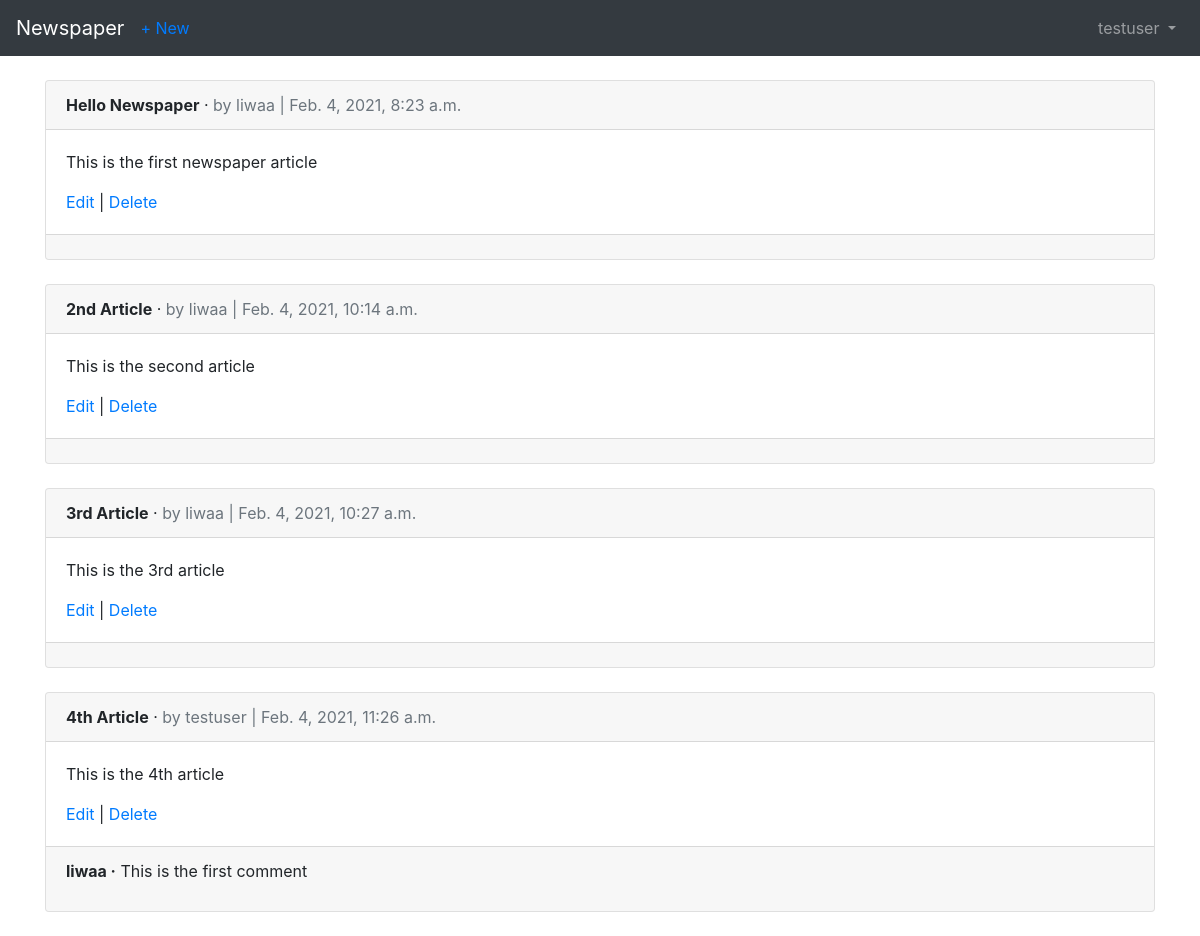
Screenshot of /articles/ (signed in) with the database file from the repository.
### users/models.py (models this page shows)
class CustomUser(AbstractUser):
    age = models.PositiveIntegerField(null=True, blank=True)

### articles/models.py (models this page shows, shortened)
class Article(models.Model):
    title = models.CharField(max_length=255)
    body = models.TextField()
    date = models.DateTimeField(auto_now_add=True)
    author = models.ForeignKey(
        get_user_model(),
        on_delete=models.CASCADE,
    )

class Comment(models.Model):
    article = models.ForeignKey(
        Article,
        on_delete=models.CASCADE,
        related_name='comments', # new
    )
    comment = models.CharField(max_length=140)
    author = models.ForeignKey(
        get_user_model(),
        on_delete=models.CASCADE,
    )
    def __str__(self):
        return self.comment

### articles/views.py (the view)
# urls.py: path('', ArticleListView.as_view(), name='article_list'),
class ArticleListView(LoginRequiredMixin, ListView):
    model = Article
    template_name = 'article_list.html'
    login_url = 'login'

### templates/article_list.html (shortened to what this page needs)
{% extends 'base.html' %}
{% block content %}
    {% for article in object_list %}
        <div class="card">
            <div class="card-header">
                <span class="font-weight-bold">{{ article.title }}</span> &middot;
                <span class="text-muted">by {{ article.author }} | {{ article.date }}</span>
            </div>
            <div class="card-body">
               <p>{{ article.body }}</p>
               <a href="{% url 'article_edit' article.pk %}">Edit</a> |
               <a href="{% url 'article_delete' article.pk %}">Delete</a>
            </div>
            <div class="card-footer">
                {% for comment in article.comments.all %}
                    <p>
                        <span class="font-weight-bold">{{ comment.author }} &middot;</span>
                        {{ comment }}
                    </p>
                {% endfor %}
            </div>
        </div>
    <br />
    {% endfor %}
{% endblock content %}

### templates/base.html (shortened to what this page needs)
<!doctype html>
<html lang="en">
<head>
    <link rel="stylesheet" href="https://stackpath.bootstrapcdn.com/bootstrap/4.1.3/css/bootstrap.min.css">
</head>
<body>
    <nav class="navbar navbar-expand-md navbar-dark bg-dark mb-4">
    <a class="navbar-brand" href="{% url 'home' %}">Newspaper</a>
    {% if user.is_authenticated %}
        <ul class="navbar-nav mr-auto">
            <li class="nav-item"><a href="{% url 'article_new' %}">+ New</a></li>
        </ul>
    {% endif %}
    <div class="collapse navbar-collapse" id="navbarCollapse">
        {% if user.is_authenticated %}
        <ul class="navbar-nav ml-auto">
            <li class="nav-item">
            <a class="nav-link dropdown-toggle" href="#" id="userMenu" data-toggle="dropdown" aria-haspopup="true" aria-expanded="false">
                {{ user.username }}
            </a>
            </li>
        </ul>
        {% endif %}
    </div>
    </nav>
    <div class="container">
    {% block content %}
    {% endblock content %}
    </div>
</body>
</html>

### rows the page displays
CustomUser: username "testuser"
Article: title "Hello Newspaper", author "liwaa", date "Feb. 4, 2021, 8:23 a.m.", body "This is the first newspaper article"
Article: title "2nd Article", author "liwaa", date "Feb. 4, 2021, 10:14 a.m.", body "This is the second article"
Article: title "3rd Article", author "liwaa", date "Feb. 4, 2021, 10:27 a.m.", body "This is the 3rd article"
Article: title "4th Article", author "testuser", date "Feb. 4, 2021, 11:26 a.m.", body "This is the 4th article"
Comment: author "liwaa", comment "This is the first comment"
